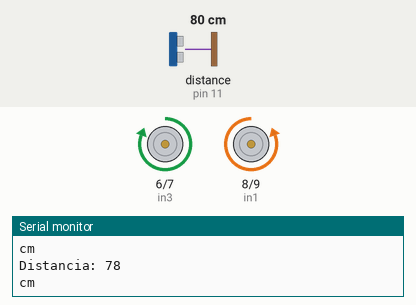
This sketch was run on a simulated Arduino Uno, built with avr-gcc and run on an emulated ATmega328P. On the bench: motor-driver pin pairs drawn as motors (green arrow = first pin HIGH = forward, orange = second pin HIGH = backward, longer = more drive), the last lines printed to the serial monitor. Wiring (inferred from the names in the program): ultrasonic range finder: trigger pin 12; echo pin 11. The test bench sets the inputs (shaded band); at power-on: distance to the obstacle (sensor on pin 11) 80 cm. The echo pulse lasts 58.3 µs per cm.

Above: at 1.4 s.
1.5 s: distance to the obstacle (sensor on pin 11) set to 18 cm
3.4 s: distance to the obstacle (sensor on pin 11) set to 15 cm
At 4.3 s:
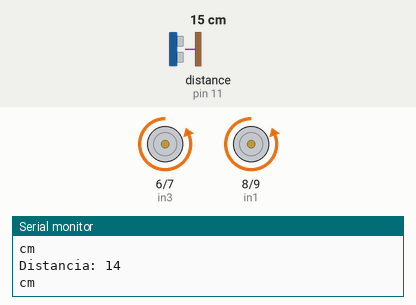
5.5 s: distance to the obstacle (sensor on pin 11) set to 35 cm
At 7.3 s:
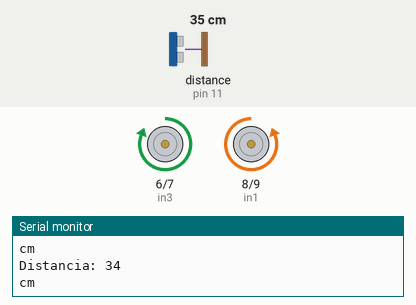
7.7 s: distance to the obstacle (sensor on pin 11) set to 2 cm
At 9.5 s:
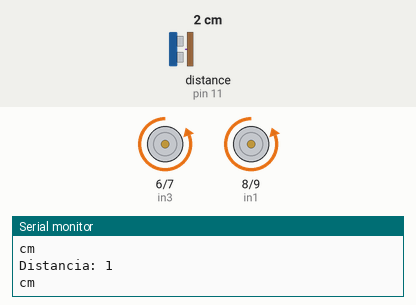
Timing chart, 0 to 11.0 s (numbered marks = the images above; inputs shaded):
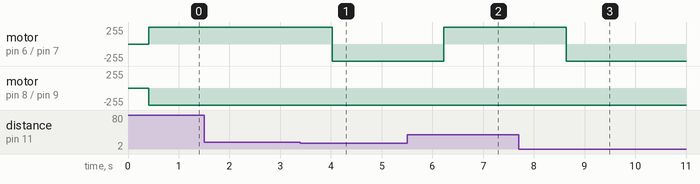

Measured:
- the behaviour switches between 17 and 16 cm on distance to the obstacle (sensor on pin 11) (found by bisection; images 0 and 1)
- after the input at 3.4 s, motor on pin 6 (in3) / pin 7 (in4): forward 255/255 → backward 255/255 after 0.62 s
- after the input at 5.5 s, motor on pin 6 (in3) / pin 7 (in4): backward 255/255 → forward 255/255 after 0.73 s
- after the input at 7.7 s, motor on pin 6 (in3) / pin 7 (in4): forward 255/255 → backward 255/255 after 0.94 s

The sketch:

AUTITO.ino
```cpp
// PINES DEL SENSOR ULTRA SONICO

long duracion;
int distancia;

int trigPin = 12;
int echoPin = 11;

int in1 = 8;
int in2 = 9;
int in3 = 6;
int in4 = 7;

void setup (){
//SENSOR ULTRASONICO
pinMode (trigPin,OUTPUT);
pinMode (echoPin,INPUT);

//MOTORES
pinMode (in1,OUTPUT);
pinMode (in2,OUTPUT);
pinMode (in3,OUTPUT);
pinMode (in4,OUTPUT);

Serial.begin (9600);

}

void loop (){
//MEDIR DISTANCIA

digitalWrite (trigPin,LOW);
delayMicroseconds (2);
digitalWrite (trigPin,HIGH);
delayMicroseconds (10);
digitalWrite (trigPin,LOW);

duracion = pulseIn (echoPin,HIGH);
distancia = duracion * 0.034 / 2;

Serial.print ("Distancia: ");
Serial.println (distancia);
Serial.println ("cm");
delay(400);

if (distancia>15){
  //AVANZAR
  digitalWrite (in1,LOW);
  digitalWrite (in2,HIGH);

  digitalWrite (in3,HIGH);
  digitalWrite (in4,LOW);
}
else {
  //GIRAR DERECHA
  digitalWrite (in1,LOW);
  digitalWrite (in2,HIGH);


  digitalWrite (in3,LOW);
  digitalWrite (in4,HIGH);
  delay(500); //GIRA UN RATO

  //LUEGO AVANZA
  digitalWrite (in1,LOW);
  digitalWrite (in2,HIGH);

  digitalWrite (in3,LOW);
  digitalWrite (in4,HIGH);
}
delay (200);
}


/*

// FINES DEL SENSOR ULTRA SONICO

long duracion;
int distancia;

int trigPin = 12;
int echoPin = 11;

int in1 = 8;
int in2 = 9;
int in3 = 6;
int in4 = 7;

void setup (){
//SENSOR ULTRASONICO
pinMode (trigPin,OUTPUT);
pinMode (echoPin,INPUT);

//MOTORES
pinMode (in1,OUTPUT);
pinMode (in2,OUTPUT);
pinMode (in3,OUTPUT);
pinMode (in4,OUTPUT);

Serial.begin (9600);

}

void loop (){
//MEDIR DISTANCIA

digitalWrite (trigPin,LOW);
delayMicroseconds (2);
digitalWrite (trigPin,HIGH);
delayMicroseconds (10);
digitalWrite (trigPin,LOW);

duracion = pulseIn (echoPin,HIGH);
distancia = duracion * 0.034 / 2;

Serial.print ("Distancia: ");
Serial.println (distancia);
Serial.println ("cm");
delay(400);

if (distancia>20){
  //AVANZAR
  digitalWrite (in1,LOW);
  digitalWrite (in2,HIGH);

  digitalWrite (in3,HIGH);
  digitalWrite (in4,LOW);
}
else {
  //GIRAR DERECHA
  digitalWrite (in1,LOW);
  digitalWrite (in2,HIGH);


  digitalWrite (in3,LOW);
  digitalWrite (in4,HIGH);
  delay(500); //GIRA UN RATO

  //LUEGO AVANZA
  digitalWrite (in1,LOW);
  digitalWrite (in2,HIGH);

  digitalWrite (in3,LOW);
  digitalWrite (in4,HIGH);
}
delay (200);
}


*/
```
